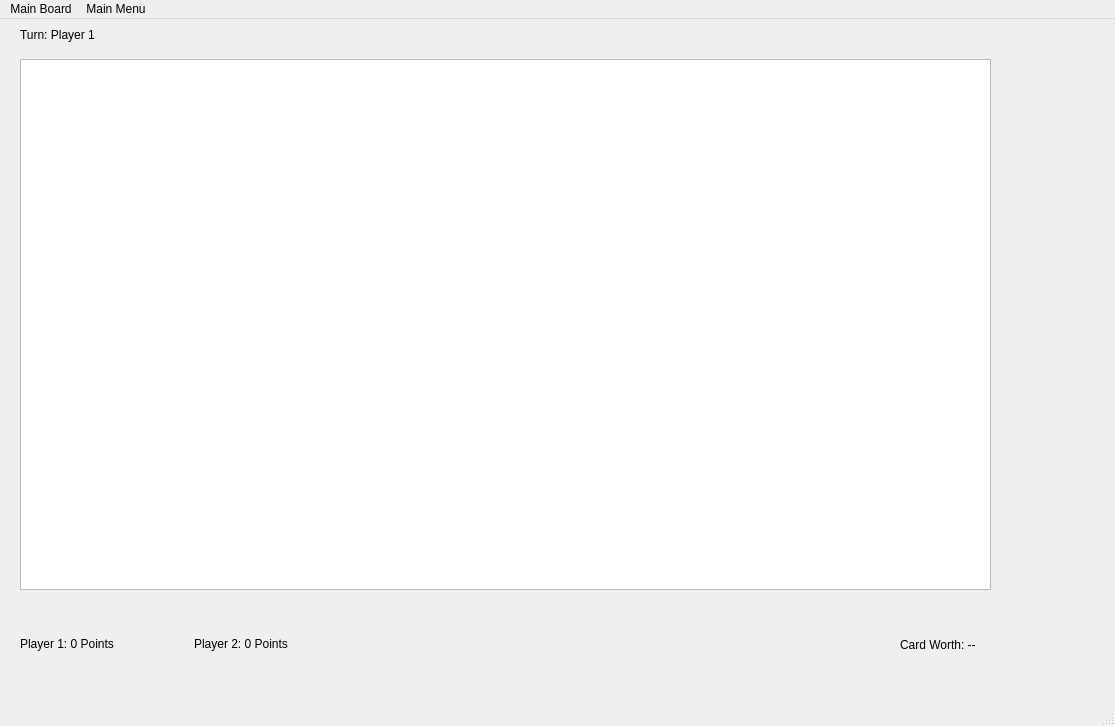
<?xml version="1.0" encoding="UTF-8"?>
<ui version="4.0">
 <class>MatchWindow</class>
 <widget class="QMainWindow" name="MatchWindow">
  <property name="geometry">
   <rect>
    <x>0</x>
    <y>0</y>
    <width>1115</width>
    <height>726</height>
   </rect>
  </property>
  <property name="windowTitle">
   <string>MatchWindow</string>
  </property>
  <widget class="QWidget" name="centralwidget">
   <widget class="QGraphicsView" name="graphicsView">
    <property name="geometry">
     <rect>
      <x>20</x>
      <y>40</y>
      <width>971</width>
      <height>531</height>
     </rect>
    </property>
   </widget>
   <widget class="QLabel" name="turn">
    <property name="geometry">
     <rect>
      <x>20</x>
      <y>0</y>
      <width>181</width>
      <height>31</height>
     </rect>
    </property>
    <property name="text">
     <string>Turn: Player 1</string>
    </property>
   </widget>
   <widget class="QWidget" name="horizontalLayoutWidget">
    <property name="geometry">
     <rect>
      <x>20</x>
      <y>589</y>
      <width>341</width>
      <height>71</height>
     </rect>
    </property>
    <layout class="QHBoxLayout" name="horizontalLayout">
     <item>
      <widget class="QLabel" name="player1">
       <property name="text">
        <string>Player 1: 0 Points</string>
       </property>
      </widget>
     </item>
     <item>
      <widget class="QLabel" name="player2">
       <property name="text">
        <string>Player 2: 0 Points</string>
       </property>
      </widget>
     </item>
    </layout>
   </widget>
   <widget class="QWidget" name="horizontalLayoutWidget_2">
    <property name="geometry">
     <rect>
      <x>660</x>
      <y>590</y>
      <width>241</width>
      <height>71</height>
     </rect>
    </property>
    <layout class="QHBoxLayout" name="horizontalLayout_2">
     <item>
      <widget class="QLabel" name="card_label">
       <property name="text">
        <string/>
       </property>
      </widget>
     </item>
    </layout>
   </widget>
   <widget class="QWidget" name="horizontalLayoutWidget_3">
    <property name="geometry">
     <rect>
      <x>900</x>
      <y>590</y>
      <width>91</width>
      <height>71</height>
     </rect>
    </property>
    <layout class="QHBoxLayout" name="horizontalLayout_3">
     <item>
      <widget class="QLabel" name="cardVal_label">
       <property name="text">
        <string>Card Worth: --</string>
       </property>
      </widget>
     </item>
    </layout>
   </widget>
  </widget>
  <widget class="QMenuBar" name="menubar">
   <property name="geometry">
    <rect>
     <x>0</x>
     <y>0</y>
     <width>1115</width>
     <height>22</height>
    </rect>
   </property>
   <widget class="QMenu" name="menuMain_Board">
    <property name="title">
     <string>Main Board</string>
    </property>
   </widget>
   <widget class="QMenu" name="menuMain_Menu">
    <property name="title">
     <string>Main Menu</string>
    </property>
   </widget>
   <addaction name="menuMain_Board"/>
   <addaction name="menuMain_Menu"/>
  </widget>
  <widget class="QStatusBar" name="statusbar"/>
 </widget>
 <resources/>
 <connections/>
</ui>
